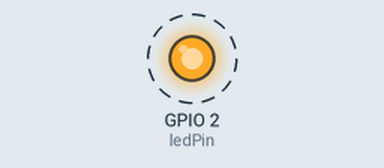
A sketch run on a simulated ESP32. On the bench: output pins drawn as LEDs (lit = HIGH). Dashed ring = blinking. WiFi joins after 1.5 s; servers stay silent unless stated.

Above: at 2.3 s.
Timing chart, 0 to 6.4 s (numbered marks = the images above):
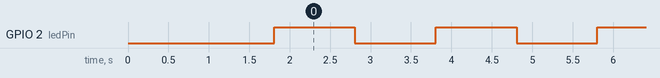

Measured:
- by itself, GPIO 2 (ledPin): alternates HIGH for 1.0 s and LOW for 1.0 s

The sketch:

check_blynk.ino
```cpp
///*************************************************************
//
//  This is a simple demo of sending and receiving some data.
//  Be sure to check out other examples!
// *************************************************************/
//
///* Fill-in information from Blynk Device Info here */
//#define BLYNK_TEMPLATE_ID "TMPL6-ZQLQa9i"
//#define BLYNK_TEMPLATE_NAME "Quickstart Template"
//#define BLYNK_AUTH_TOKEN "VtCQFey0gDeQ0QagiI0L_YJhC_tGBrkC"
///* Comment this out to disable prints and save space */
//#define BLYNK_PRINT Serial
//
//
//#include <WiFi.h>
//#include <WiFiClient.h>
//#include <BlynkSimpleEsp32.h>
//
//// Your WiFi credentials.
//// Set password to "" for open networks.
//char ssid[] = "Mazeriikkaa";
//char pass[] = "";
//
//BlynkTimer timer;
//
//// This function is called every time the Virtual Pin 0 state changes
//BLYNK_WRITE(V0)
//{
//  // Set incoming value from pin V0 to a variable
//  int value = param.asInt();
//
//  // Update state
//  Blynk.virtualWrite(V1, value);
//}
//
//// This function is called every time the device is connected to the Blynk.Cloud
//BLYNK_CONNECTED()
//{
//  // Change Web Link Button message to "Congratulations!"
//  Blynk.setProperty(V3, "offImageUrl", "https://static-image.nyc3.cdn.digitaloceanspaces.com/general/fte/congratulations.png");
//  Blynk.setProperty(V3, "onImageUrl",  "https://static-image.nyc3.cdn.digitaloceanspaces.com/general/fte/congratulations_pressed.png");
//  Blynk.setProperty(V3, "url", "https://docs.blynk.io/en/getting-started/what-do-i-need-to-blynk/how-quickstart-device-was-made");
//}
//
//// This function sends Arduino's uptime every second to Virtual Pin 2.
//void myTimerEvent()
//{
//  // You can send any value at any time.
//  // Please don't send more that 10 values per second.
//  Blynk.virtualWrite(V2, millis() / 1000);
//}
//
//void setup()
//{
//  // Debug console
//  Serial.begin(115200);
//
//  Blynk.begin(BLYNK_AUTH_TOKEN, ssid, pass);
//  // You can also specify server:
//  //Blynk.begin(BLYNK_AUTH_TOKEN, ssid, pass, "blynk.cloud", 80);
//  //Blynk.begin(BLYNK_AUTH_TOKEN, ssid, pass, IPAddress(192,168,1,100), 8080);
//
//  // Setup a function to be called every second
//  timer.setInterval(1000L, myTimerEvent);
//}
//
//void loop()
//{
//  Blynk.run();
//  timer.run();
//  // You can inject your own code or combine it with other sketches.
//  // Check other examples on how to communicate with Blynk. Remember
//  // to avoid delay() function!
//}
//
/*************************************************************

  This is a simple demo of sending and receiving some data.
  Be sure to check out other examples!
 *************************************************************/

/* Fill-in information from Blynk Device Info here */
#define BLYNK_TEMPLATE_ID "TMPL6-ZQLQa9i"
#define BLYNK_TEMPLATE_NAME "Quickstart Template"
#define BLYNK_FIRMWARE_VERSION "0.1.0"
#define BLYNK_AUTH_TOKEN "x6jH8FuMl5Z0X6ZSbfRE-6ZLogilzzTf"
/* Comment this out to disable prints and save space */
#define BLYNK_PRINT Serial

#include <WiFi.h>
#include <WiFiClient.h>
#include <BlynkSimpleEsp32.h>
#include <WiFiManager.h>

const int ledPin = LED_BUILTIN;
BlynkTimer timer;

// This function is called every time the Virtual Pin 0 state changes
BLYNK_WRITE(V0)
{
  // Set incoming value from pin V0 to a variable
  int value = param.asInt();

  // Update state
  Blynk.virtualWrite(V1, value);
}

// This function is called every time the device is connected to the Blynk.Cloud
BLYNK_CONNECTED()
{
  // Change Web Link Button message to "Congratulations!"
  Blynk.setProperty(V3, "offImageUrl", "https://static-image.nyc3.cdn.digitaloceanspaces.com/general/fte/congratulations.png");
  Blynk.setProperty(V3, "onImageUrl",  "https://static-image.nyc3.cdn.digitaloceanspaces.com/general/fte/congratulations_pressed.png");
  Blynk.setProperty(V3, "url", "https://docs.blynk.io/en/getting-started/what-do-i-need-to-blynk/how-quickstart-device-was-made");
}

// This function sends Arduino's uptime every second to Virtual Pin 2.
void myTimerEvent()
{
  // You can send any value at any time.
  // Please don't send more than 10 values per second.
  Blynk.virtualWrite(V2, millis() / 1000);
}

void setup()
{
  // Debug console
  Serial.begin(115200);
  pinMode(ledPin, OUTPUT);
  // Configure Wi-Fi connection using WiFiManager
  WiFiManager wifiManager;
  wifiManager.autoConnect();

  // Get Wi-Fi credentials from WiFiManager
  String ssid = WiFi.SSID();
  String pass = WiFi.psk();

  // Initialize Blynk with Wi-Fi credentials
  Blynk.begin(BLYNK_AUTH_TOKEN, ssid.c_str(), pass.c_str());

  // Setup a function to be called every second
  timer.setInterval(1000L, myTimerEvent);
}

void loop()
{
  Blynk.run();
  led_blink();
  timer.run();
  // You can inject your own code or combine it with other sketches.
  // Check other examples on how to communicate with Blynk. Remember
  // to avoid using the delay() function!
}

void led_blink()
{
  digitalWrite(ledPin, HIGH);  // Turn on the LED
  delay(1000);                 // Wait for 1 second
  digitalWrite(ledPin, LOW);   // Turn off the LED
  delay(1000);
}
```
